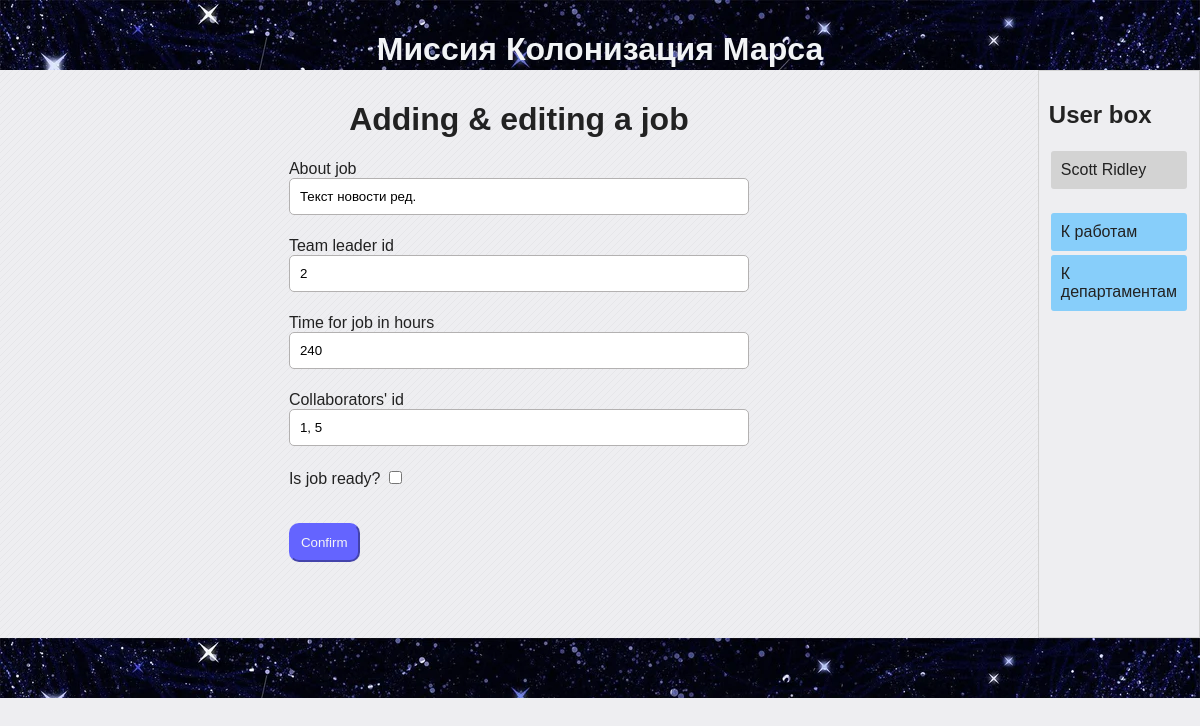
/addjob/2 (signed in), run on the app's committed database.
### data/jobs.py (models this page shows)
class Jobs(SqlAlchemyBase, SerializerMixin):
    __tablename__ = 'jobs'
    id = sqlalchemy.Column(sqlalchemy.Integer,
                           primary_key=True, autoincrement=True)
    team_leader = sqlalchemy.Column(sqlalchemy.Integer,
                                    sqlalchemy.ForeignKey('users.id'))
    job = sqlalchemy.Column(sqlalchemy.String)
    work_size = sqlalchemy.Column(sqlalchemy.Integer)
    collaborators = sqlalchemy.Column(sqlalchemy.String)
    start_date = sqlalchemy.Column(sqlalchemy.DateTime, default=datetime.datetime.now)
    end_date = sqlalchemy.Column(sqlalchemy.DateTime)
    is_finished = sqlalchemy.Column(sqlalchemy.Boolean)
    user = orm.relation('User')

### data/users.py (models this page shows, shortened)
class User(SqlAlchemyBase, UserMixin, SerializerMixin):
    __tablename__ = 'users'
    id = sqlalchemy.Column(sqlalchemy.Integer,
                           primary_key=True, autoincrement=True)
    surname = sqlalchemy.Column(sqlalchemy.String)
    name = sqlalchemy.Column(sqlalchemy.String)
    age = sqlalchemy.Column(sqlalchemy.Integer)
    hometown = sqlalchemy.Column(sqlalchemy.String)
    position = sqlalchemy.Column(sqlalchemy.String)
    speciality = sqlalchemy.Column(sqlalchemy.String)
    address = sqlalchemy.Column(sqlalchemy.String)
    email = sqlalchemy.Column(sqlalchemy.String,
                              index=True, unique=True)
    hashed_password = sqlalchemy.Column(sqlalchemy.String)
    modyfied_date = sqlalchemy.Column(sqlalchemy.DateTime,
                                      default=datetime.datetime.now)
    jobs = orm.relation("Jobs", back_populates='user')
    deps = orm.relation("Departments", back_populates='user')

### main.py (the view)
@app.route("/addjob/<int:id>", methods=['GET', 'POST'])
def edit_job(id):
    form = JobForm()
    session = db_session.create_session()
    job = session.query(Jobs).get(id)
    if not job:
        abort(404)
    elif not current_user.is_authenticated or (current_user != job.user and current_user.id != 1):
        abort(403)
    if form.validate_on_submit():
        job.job = form.job.data
        job.team_leader = form.team_leader.data
        job.work_size = form.work_size.data
        job.collaborators = form.collaborators.data
        job.is_finished = form.is_finished.data
        session.commit()
        return redirect('/')
    else:
        form.job.data = job.job
        form.team_leader.data = job.team_leader
        form.work_size.data = job.work_size
        form.collaborators.data = job.collaborators
        form.is_finished.data = job.is_finished
        return render_template('form_job.html', title='Editing a job', form=form)

### forms/job_form.py
class JobForm(FlaskForm):
    job = StringField('About job', validators=[DataRequired()])
    team_leader = StringField('Team leader id', validators=[DataRequired()])
    work_size = StringField('Time for job in hours', validators=[DataRequired()])
    collaborators = StringField("Collaborators' id", validators=[])
    is_finished = BooleanField('Is job ready?', validators=[])
    submit = SubmitField('Confirm')

### data/db_session.py (called while the page is built)
def create_session() -> Session:
    global __factory
    return __factory()

### main.py (called while the page is built)
@log_manager.user_loader
def load_user(user_id):
    session = db_session.create_session()
    return session.query(User).get(user_id)

### templates/form_job.html (shortened to what this page needs)
{% extends "base.html" %}
{% block content %}
    {% from "macros/render_field.html" import render_field %}
    <h1 style='text-align: center'>Adding & editing a job</h1>
    <form method='post' class='form'>
        {{ render_field(form.job, class='form_field') }}
        {{ render_field(form.team_leader, class='form_field') }}
        {{ render_field(form.work_size, class='form_field') }}
        {{ render_field(form.collaborators, class='form_field') }}
        {{ render_field(form.is_finished) }}
        <section>
            {{ form.submit(class='submit') }}
        </section>
    </form>
{% endblock %}

### templates/base.html (shortened to what this page needs)
<!DOCTYPE html>
<html lang="en">
<head>
    <link rel="stylesheet" href="/static/css/style.css">
</head>
<body>
    <header class="page-header">
        <h1>Миссия Колонизация Марса</h1>
    </header>
    <main class="flexbox flex_r_nowr">
        <div class='main_content'>
            {% block content %}{% endblock %}
        </div>
        <div class='user_box flexbox flex_c_nowr'>
            <h2>User box</h2>
            <div class="flexbox flex_c_nowr">
                {% if current_user.is_authenticated %}
                    <a class="btn" href="/logout">{{ current_user.surname }} {{current_user.name }}</a>
                {% else %}
                    <a class="btn" href="/register">Зарегистрироваться</a>
                    <a class="btn" href="/login">Войти</a>
                {% endif %}
            </div>
            <div class="flexbox flex_c_nowr usernav">
                <a href="/" class="btn">К работам</a>
                <a href="/departments" class="btn">К департаментам</a>
            </div>
        </div>
    </main>
    <footer class="page-footer"></footer>
</body>
</html>

### templates/macros/render_field.html (shortened to what this page needs)
{% macro render_field(field) %}
    <section>
        {{ field.label() }}
        {{ field(**kwargs) }}
    </section>
{% endmacro %}

### static/css/style.css (style rules this page uses)
body { background-color: #eeeef1; color: #222222; font-family: "Verdana", sans-serif; margin: 0; padding: 0; }
main { min-height: 568px; }
a { color: #000000; text-decoration: none; }
.page-header { background-color: #222244; background-image: url("../img/h2_bkgr.jpeg"); color: #f2f4f6; padding: 10px; height: 50px; text-align: center; }
.page-footer { background-color: #222244; background-image: url("../img/h2_bkgr.jpeg"); color: #f2f4f6; height: 40px; padding: 10px; text-align: center; }
.btn { display: block; background: lightgray; padding: 10px; margin: 2px; color: #222222; text-decoration: none; border-radius: 3px; }
.flexbox { display: flex; }
.flex_r_nowr { flex-flow: row nowrap; }
.flex_c_nowr { flex-flow: column nowrap; }
.user_box { border: 1px solid lightgray; padding: 10px; width: 12%; background-color: f2f4f6; }
.user_box .flexbox { margin-bottom: 20px; }
.usernav .btn { background-color: lightskyblue; }
.main_content { padding: 10px; width: 88%; }
.form { margin: auto; table-layout: fixed; width: 500px; }
.form section { margin: 20px; }
.form_field { border-radius: 5px; border: 1px solid rgb(179, 177, 177); box-sizing: border-box; margin-bottom: 2px; outline: none; padding: 10px; width: 100%; }
.submit { background: rgb(100, 100, 255); border-color: rgb(100, 100, 255); border-radius: 10px; color: whitesmoke; cursor: pointer; margin-top: 15px; padding: 10px; }

### data on the page
Jobs: job "Текст новости ред.", team_leader "2", work_size "240", collaborators "1, 5"
User: surname "Scott", name "Ridley"

### other printed values
{{ field.label() }} "About job Team leader id Time for job in hours Collaborators' id Is job ready?"
